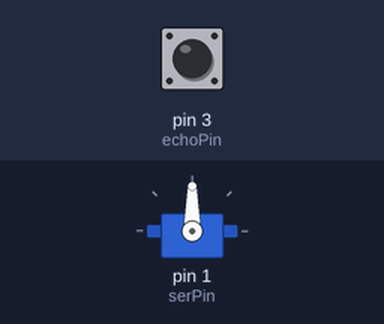
A sketch run on a simulated Arduino Uno, built with avr-gcc and run on an emulated ATmega328P. Shown: servo. Inputs (shaded band) come from the test bench; at power-on: pin 3 (echoPin) LOW.

Above: at 0.1 s.
At 1.2 s:
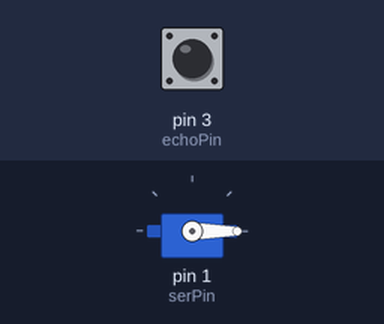
1.3 s: pin 3 (echoPin) pulsed HIGH 2 times (0.12 s each, 0.3 s apart)
At 2.3 s:
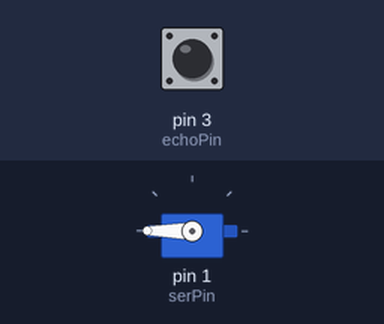
Timing chart, 0 to 4.3 s (numbered marks = the images above; inputs shaded):
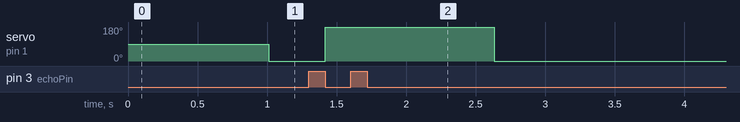

The sketch:

Opdracht_7.ino
```cpp
#include <Servo.h>


 int echoPin = 3;
 int trigPin = 4;
Servo ser;
 int serPin = 1;


float afstand;
float tijd;


void setup()
{
//pinmode instellen en servo attachen
  pinMode(echoPin, INPUT);
  ser.attach(serPin);
  pinMode(trigPin, OUTPUT);
}

void loop()
{
  digitalWrite(trigPin, LOW);

  delay(2);

  digitalWrite(trigPin, HIGH);

  delay(10);

  digitalWrite(trigPin, LOW);

  //Pulslengte ontvangen
  tijd = pulseIn(echoPin, HIGH);

  //Puls omrekenen naar afstand
  afstand = tijd/58;


  //if-statements voor het draaien van de servo
  if (afstand <= 10) {

    //afstand kleiner dan 4 CM
    if (afstand <= 4) {
      ser.write(0);
      }

    //Alle hoeken hier tussen.
        int graden = map((afstand - 4) * 10, 0, 60, 0, 180);
        ser.write(graden);


  //Rust stand
    } else ser.write(180);

    delay(200);
}
```

Measured:
- after the input at 1.3 s, servo on pin 1 (serPin): 0° → 180° after 0.12 s, → 0° 1.2 s later
